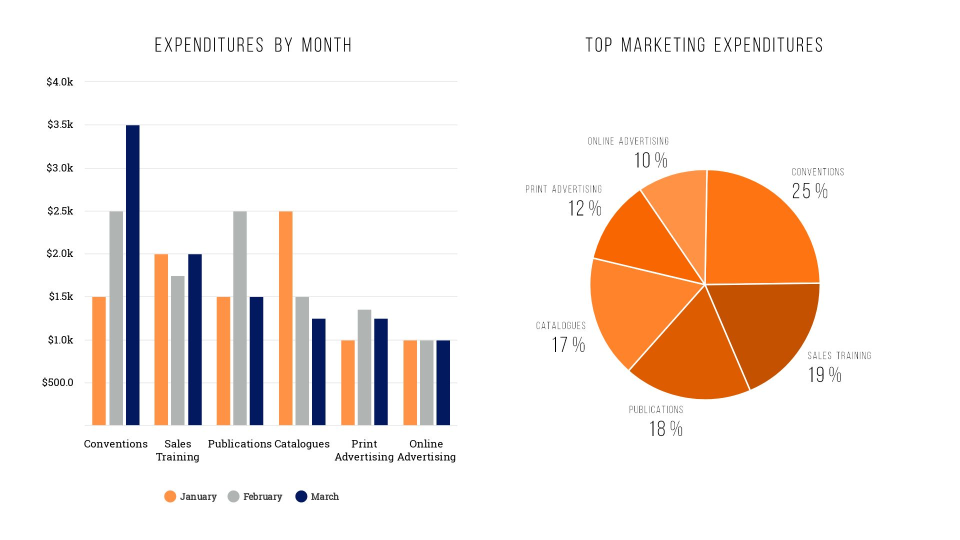
#> input picture backend/source.jpg, 1920 x 1080 px (shown at 1/2 size); its folder holds only this picture in this run
$ python -i main.py   (imports and definitions only)
#> lines starting #> are read from the running program, lines starting #| are printed output that depends on the picture; after the words box and inside, x2 and y2 are one past the last pixel; in counts of white or black regions, pixels touching at a corner belong together
from matplotlib import pyplot as plt
import cv2
import pandas as pd
import numpy as np
from fastapi import FastAPI, Response, Form
from fastapi.responses import FileResponse
from pathlib import Path
from fastapi import File, UploadFile
from typing import Annotated
from fastapi.middleware.cors import CORSMiddleware


# uvicorn main:app --reload
# [8 lines not run here, left out]

debug: bool = False
COLOURS: list[list[float]]|None = None
SEGMENT_MASKS: list[list[bool]]|None = None


# [8 lines left out: function get_image_from_path, not called in this run]

def get_raw_contours(image):
    # converting image into grayscale
    image_grayscale = cv2.cvtColor(image, cv2.COLOR_BGR2GRAY)
    if debug:
        plt.imshow(image_grayscale, cmap = "gray")
        plt.axis('off')
        plt.show()
        plt.close()

    # making everything 1 or 0 depending on the threshold
    _ , normal_mask = cv2.threshold(image_grayscale,240, 255, cv2.THRESH_BINARY_INV)

    normal_mask = cv2.erode(normal_mask, np.ones((7, 7), np.uint8))
    eroded_contours, _ = cv2.findContours(normal_mask, cv2.RETR_EXTERNAL, cv2.CHAIN_APPROX_SIMPLE)

    if debug:
        plt.imshow(normal_mask, cmap = "gray")
        plt.axis('off')
        cv2.imwrite('thresholding.png', cv2.hconcat([image, np.stack((normal_mask, normal_mask, normal_mask), axis=2)]))
        contours_img_before_filtering = normal_mask.copy()
        contours_img_before_filtering = cv2.cvtColor(contours_img_before_filtering, cv2.COLOR_GRAY2BGR)
        cv2.drawContours(contours_img_before_filtering, eroded_contours, -1, (0, 255, 0), 3)
        plt.imshow(contours_img_before_filtering)
        plt.axis('off')
        plt.show()
        plt.close()

    return eroded_contours, normal_mask

def mean_colours_from_raw_contours(image, contours, mask):
    filtered_contours = []
    df_segment_color = pd.DataFrame()
    for idx, contour in enumerate(contours):
        area = int(cv2.contourArea(contour))*3

        # if area is more than the 0.005% of the image :)
        if area > (0.005 * np.prod(image.shape))/100:
            filtered_contours.append(contour)
            masked = np.zeros_like(image[:, :, 0])  # This mask is used to get the mean color of the specific bead (contour)
            cv2.drawContours(masked, [contour], 0, 255, -1)
            [B_mean, G_mean, R_mean], [B_dev, G_dev, R_dev ] = cv2.meanStdDev(image, mask=masked)

            df = pd.DataFrame({'B_mean': B_mean, 'G_mean': G_mean, 'R_mean': R_mean, 'B_dev': B_dev, 'G_dev': G_dev, 'R_dev': R_dev}, index=[idx])
            df_segment_color = pd.concat([df_segment_color, df])

    if debug:
        contours_img_after_filtering = mask.copy()
        contours_img_after_filtering = cv2.cvtColor(contours_img_after_filtering, cv2.COLOR_GRAY2BGR)
        cv2.drawContours(contours_img_after_filtering, tuple(filtered_contours), -1, (0, 255, 0), 3)

        plt.imshow(contours_img_after_filtering)
        plt.axis('off')
        plt.show()
        plt.close()

    return df_segment_color

def assign_colour_idx(df_segment_color, tolerance=15):
    colours: list[list[int]] = []
    df_segment_color['colour_idx'] = None

    for row_index, row in df_segment_color.iterrows():
        b_row = row['B_mean']
        g_row = row['G_mean']
        r_row = row['R_mean']

        matched = False
        for idx in range(len(colours)):
            b, g, r  = colours[idx]
            if (pow(abs(b-b_row),2)+ pow(abs(g - g_row),2) + pow(abs(r - r_row),2)) < tolerance:
                df_segment_color.loc[row_index, 'colour_idx'] = idx
                matched = True
                break

        if not matched:
            df_segment_color.loc[row_index, 'colour_idx'] = len(colours)
            colours.append([b_row, g_row, r_row])
    return df_segment_color, colours

def get_colour_mask(image, contours, label_cnt_idx):
   mask = np.zeros_like(image[:, :, 0])
   cv2.drawContours(mask, [contours[i] for i in label_cnt_idx], -1, (255), -1)
   return mask

def group_colour_mask(image, df_segment_color, contours):
    segment_masks = []
    colours = [] # reusing the array to now actually have the average of the colour
    kernel = np.ones((7, 7), np.uint8)

    for _, df_grouped in df_segment_color.groupby('colour_idx'):
        avg_fcolour = df_grouped[['B_mean', 'G_mean', 'R_mean']].mean()
        # df_grouped are the indices to the figures within a same colour
        segment_masks.append(cv2.dilate(get_colour_mask(image, contours, df_grouped.index), kernel))
        colours.append([avg_fcolour["B_mean"], avg_fcolour["G_mean"], avg_fcolour["R_mean"]])

    return colours, segment_masks


# [21 lines left out: function colours_in_image, not called in this run]

def process_source(image):
    contours, bw_mask = get_raw_contours(image)
    df_segment_color = mean_colours_from_raw_contours(image, contours, bw_mask)
    df_segment_color, colours = assign_colour_idx(df_segment_color)
    colours, segment_masks = group_colour_mask(image, df_segment_color, contours)

    return colours, segment_masks


# def get_click_coordinates(row = 500, col = 1400):
def get_click_coordinates(row = 766, col = 766):
    return row, col

# [6 lines of commented-out code are left out]

def changing_mask(segment_masks, idx):
    return segment_masks[idx-1]

# [16 lines left out: functions change_colour_group, change_colour, not called in this run]


def get_new_colour():
    return [128,0,128]


# @app.get("/1")
# async def root():
#     c_pallete = Path("colour_pallete.png")
#     return FileResponse(c_pallete)

# @app.get("/2")
# async def root():
#     final_pic = Path("color_segmentation_final.png")
#     return FileResponse(final_pic)


# [6 lines left out: function process_colors, not called in this run]

from PIL import Image
# [39 lines not run here, left out]

from PIL import ImageColor
# [62 lines not run here, left out]

>>> import cv2
>>> picture = cv2.imread('source.jpg')
#> picture is the input picture: shape (1080, 1920, 3); mean B, G, R 225.1, 232.1, 243.6
>>> result = process_source(picture)
#> in get_raw_contours, `image_grayscale = cv2.cvtColor(image, cv2.COLOR_BGR2GRAY)`:
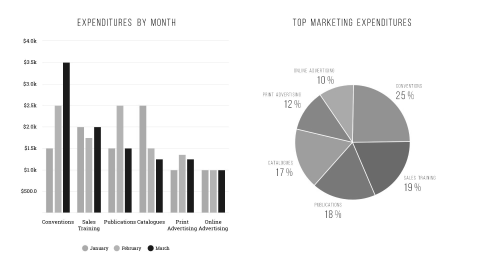
#> image_grayscale: shape (1080, 1920) (shown at 1/4 size); min 0, max 255, mean 234.7
#> in get_raw_contours, `_ , normal_mask = cv2.threshold(image_grayscale,240, 255, cv2.THRESH_B..`:
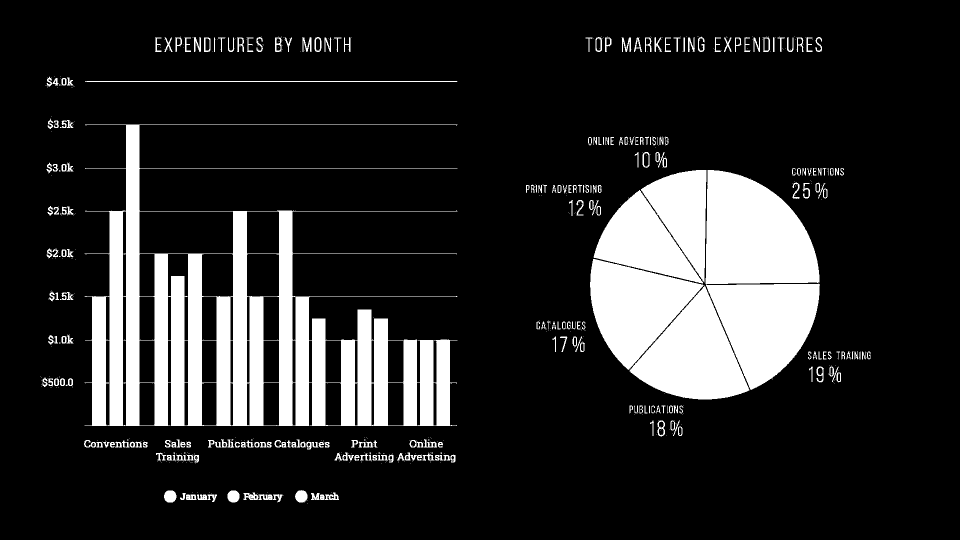
#> normal_mask: shape (1080, 1920) (shown at 1/2 size); 16.4% white; 721 white regions (464 under 20 px), largest, box (x1, y1, x2, y2) and area: (169, 249, 915, 852) 148560, (1180, 340, 1640, 799) 127838, (1187, 340, 1413, 567) 34725
#> in get_raw_contours, `normal_mask = cv2.erode(normal_mask, np.ones((7, 7), np.uint8))`:
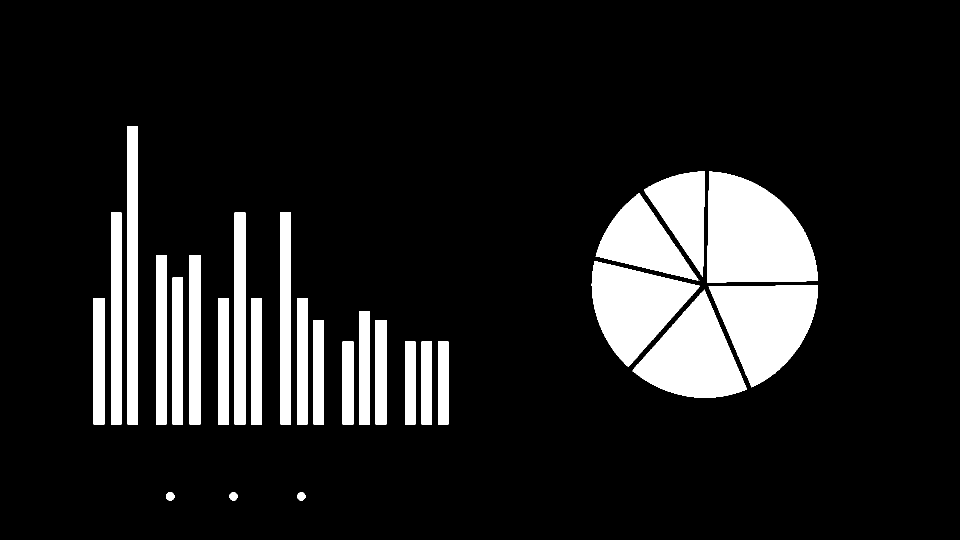
#> normal_mask: shape (1080, 1920) (shown at 1/2 size); 12.5% white; 28 white regions (1 under 20 px)
#> in get_raw_contours, `eroded_contours, _ = cv2.findContours(normal_mask, cv2.RETR_EXTERNAL, ..`: eroded_contours = 28 contours, 1 with area under 20; largest, box (x1, y1, x2, y2) and area: (1414, 343, 1636, 565) 36958, (1417, 571, 1636, 775) 27693, (1265, 579, 1494, 796) 26246, (1183, 522, 1400, 734) 24940, (1191, 386, 1397, 561) 16340
#> in process_source, `contours, bw_mask = get_raw_contours(image)`: contours has the same summary as eroded_contours in get_raw_contours
#> the loop in mean_colours_from_raw_contours, `for idx, contour in enumerate(contours):` made 28 passes
#> (contour, area, B_mean, G_mean, R_mean, B_dev, G_dev, R_dev) on passes 4, 5, 8, 9: ([[843, 683], [843, 848], [863, 848], [863, 683]], 9900, [179.1], [180.2], [176.1], [2.83], [1.26], [2.03]), ([[685, 683], [685, 848], [706, 848], [706, 683]], 10395, [69.01], [146], [254.8], [1.83], [1.17], [0.612]), ([[751, 640], [751, 848], [772, 848], [772, 640]], 13104, [95.12], [24.99], [1.87], [2.82], [0.68], [0.858]), ([[627, 640], [627, 848], [647, 848], [647, 640]], 12480, [95.48], [24.71], [2.22], [1.92], [0.457], [0.997])
#> after the loop in mean_colours_from_raw_contours, `for idx, contour in enumerate(contours):`:
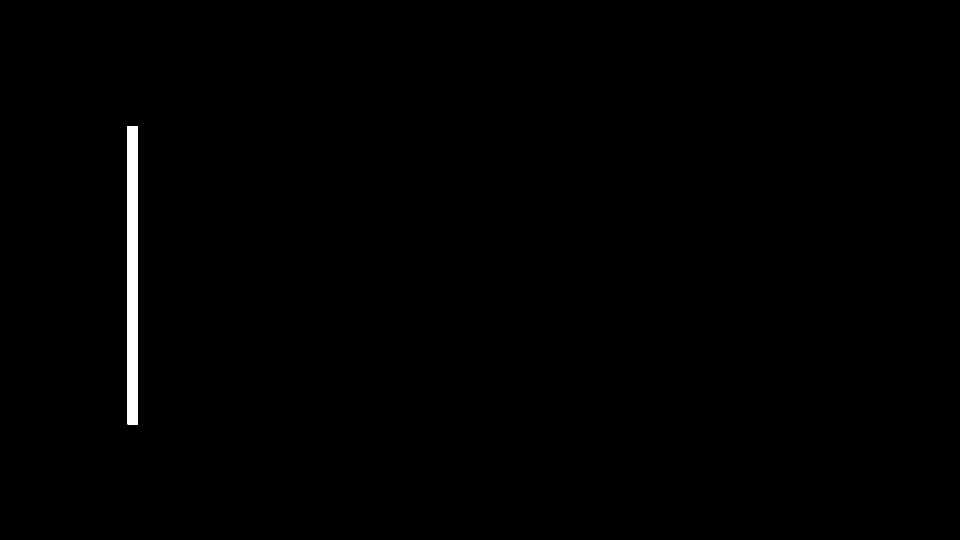
#> masked: shape (1080, 1920) (shown at 1/2 size); 0.6% white; 1 white region
#> after the loop in mean_colours_from_raw_contours, `for idx, contour in enumerate(contours):`: filtered_contours = 27 contours; largest, box (x1, y1, x2, y2) and area: (1414, 343, 1636, 565) 36958, (1417, 571, 1636, 775) 27693, (1265, 579, 1494, 796) 26246, (1183, 522, 1400, 734) 24940, (1191, 386, 1397, 561) 16340
#> in process_source, `df_segment_color = mean_colours_from_raw_contours(image, contours, bw_..`: df_segment_color = table of 27 rows and 6 columns
#> in process_source, `df_segment_color, colours = assign_colour_idx(df_segment_color)`: df_segment_color = table of 27 rows and 7 columns; colours = [[97.34, 24.9, 1.88], [178.9, 180, 176.1], [67.24, 145.8, 253.4], [0.33, 92, 221], [0.258, 80.97, 196], [43.03, 131, 254.7], [1.48, 102, 247.8], [18.04, 116, 253.9]]
#> after the loop in group_colour_mask, `for _, df_grouped in df_segment_color.groupby('colour_idx'):`: colours = [[95.54, 24.93, 2.06], [179.1, 180.1, 176.1], [68.92, 146, 254.5], [0.33, 92, 221], [0.258, 80.97, 196], [43.03, 131, 254.7], [1.48, 102, 247.8], [18.04, 116, 253.9]]; segment_masks = 8 items

$ run again, on backend/colours.jpeg
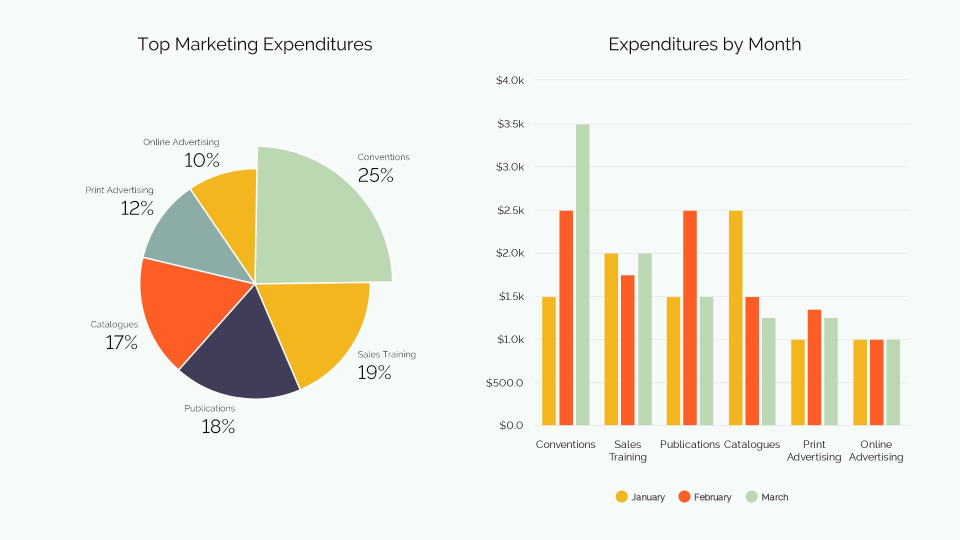
#> input picture backend/colours.jpeg, 1920 x 1080 px (shown at 1/2 size)
#> picture is the input picture: shape (1080, 1920, 3); mean B, G, R 223.4, 234.5, 238
#> in get_raw_contours, `normal_mask = cv2.erode(normal_mask, np.ones((7, 7), np.uint8))`:
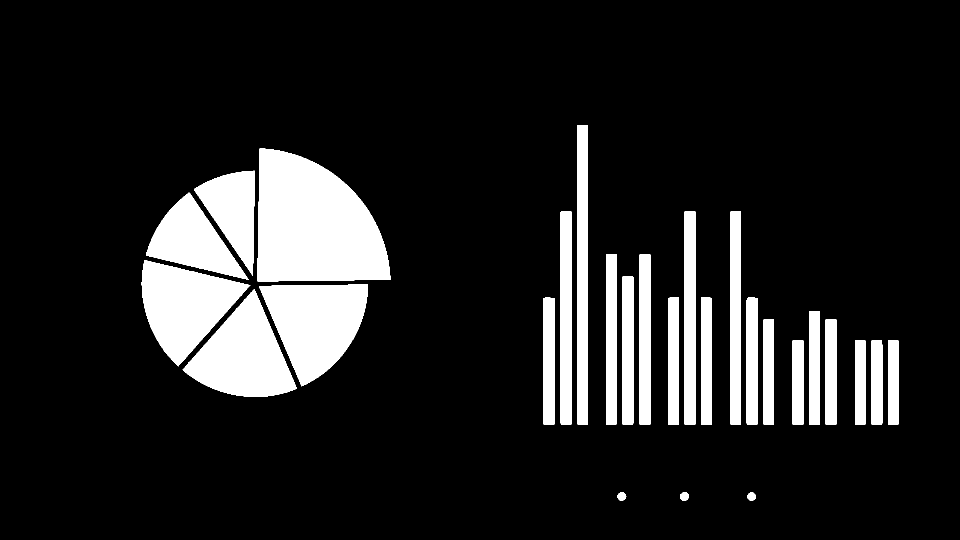
#> normal_mask: shape (1080, 1920) (shown at 1/2 size); 13.4% white; 27 white regions
#> eroded_contours = 27 contours; largest, box (x1, y1, x2, y2) and area: (515, 297, 781, 563) 53430, (518, 569, 736, 773) 27626, (365, 578, 594, 794) 26177, (283, 520, 501, 733) 25009, (292, 385, 498, 560) 16265
#> contours has the same summary as eroded_contours in get_raw_contours
#> the loop in mean_colours_from_raw_contours, `for idx, contour in enumerate(contours):` made 27 passes
#> (contour, area, B_mean, G_mean, R_mean, B_dev, G_dev, R_dev) on passes 4, 6, 7: ([[1776, 681], [1776, 848], [1796, 848], [1796, 681]], 10020, [178], [215.9], [187.9], [1.08], [0.695], [1.03]), ([[1710, 681], [1710, 848], [1730, 848], [1730, 681]], 10020, [30.64], [182], [242.9], [2.12], [1.47], [2.46]), ([[1585, 681], [1585, 848], [1606, 848], [1606, 681]], 10521, [31.08], [181.7], [243.5], [1.62], [0.657], [1.35])
#> after the loop in mean_colours_from_raw_contours, `for idx, contour in enumerate(contours):`:
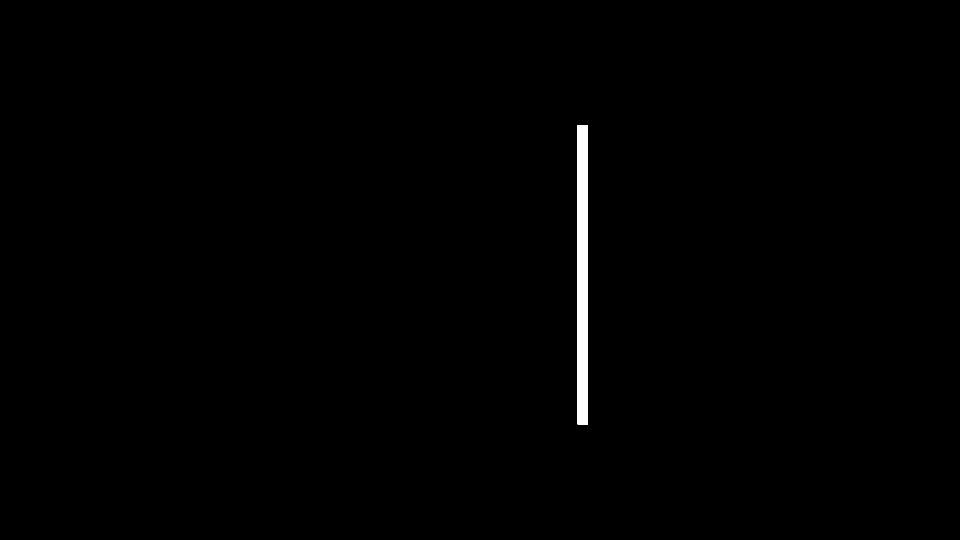
#> masked: shape (1080, 1920) (shown at 1/2 size); 0.61% white; 1 white region
#> after the loop in mean_colours_from_raw_contours, `for idx, contour in enumerate(contours):`: filtered_contours has the same summary as eroded_contours in get_raw_contours
#> in process_source, `df_segment_color = mean_colours_from_raw_contours(image, contours, bw_..`: df_segment_color = table of 27 rows and 6 columns
#> in process_source, `df_segment_color, colours = assign_colour_idx(df_segment_color)`: df_segment_color = table of 27 rows and 7 columns; colours = [[177, 216.2, 186.7], [37.13, 92.73, 253.1], [28.44, 181.7, 244.3], [88.02, 60.92, 65], [167.1, 172.1, 139.9]]
#> after the loop in group_colour_mask, `for _, df_grouped in df_segment_color.groupby('colour_idx'):`: colours = [[177.9, 215.9, 187.7], [37.75, 93.03, 253.6], [30.59, 181.9, 243.2], [88.02, 60.92, 65], [167.1, 172.1, 139.9]]; segment_masks = 5 items

$ run again, on backend/yellows.jpeg
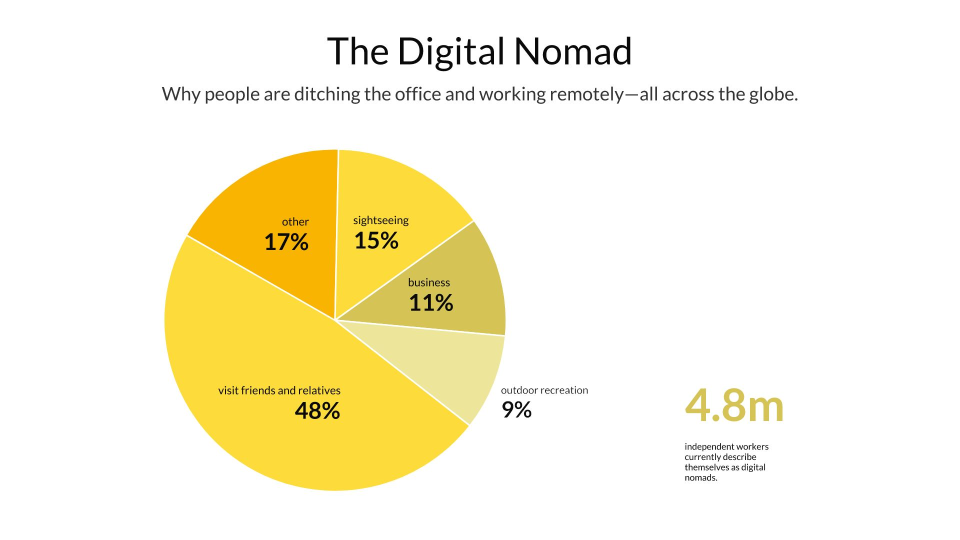
#> input picture backend/yellows.jpeg, 1920 x 1080 px (shown at 1/2 size)
#> picture is the input picture: shape (1080, 1920, 3); mean B, G, R 218.2, 244, 250.1
#> in get_raw_contours, `normal_mask = cv2.erode(normal_mask, np.ones((7, 7), np.uint8))`:
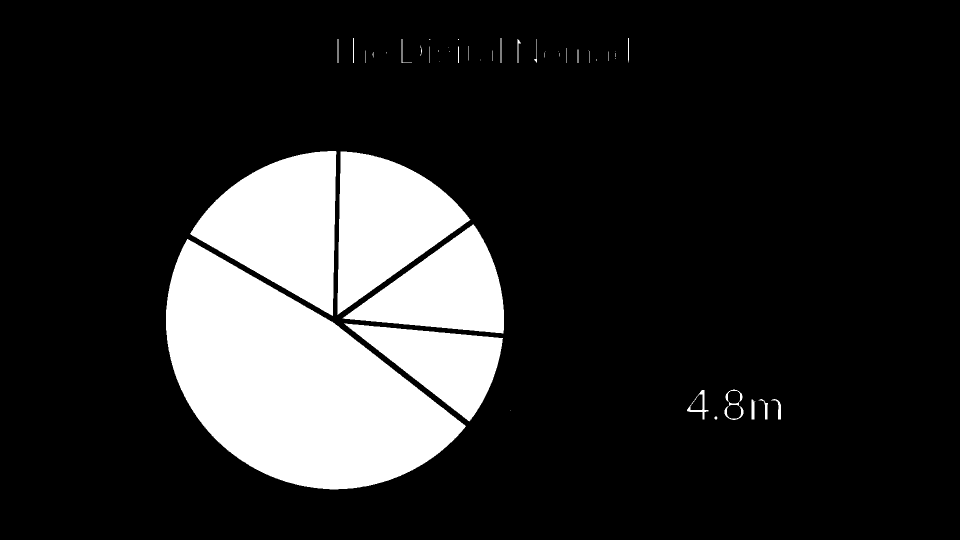
#> normal_mask: shape (1080, 1920) (shown at 1/2 size); 16.6% white; 48 white regions (21 under 20 px)
#> eroded_contours = 48 contours, 29 with area under 20; largest, box (x1, y1, x2, y2) and area: (332, 478, 932, 979) 166324, (380, 302, 673, 632) 57448, (675, 303, 941, 630) 49098, (685, 449, 1008, 667) 36976, (688, 647, 1006, 843) 28700
#> contours has the same summary as eroded_contours in get_raw_contours
#> the loop in mean_colours_from_raw_contours, `for idx, contour in enumerate(contours):` made 48 passes
#> (area, B_mean, G_mean, R_mean, B_dev, G_dev, R_dev, df_segment_color) on passes 3 to 6: (561, [84.03], [194.7], [213], [5.07], [2.37], [2.79], table of 1 rows and 6 columns), (549, [84.43], [195], [214.1], [6.33], [2.95], [3.48], table of 2 rows and 6 columns), (456, [81.45], [195], [214.7], [7.57], [2.22], [2.33], table of 3 rows and 6 columns), (2835, [129.1], [210], [223.9], [66.6], [25.05], [17.5], table of 4 rows and 6 columns)
#> after the loop in mean_colours_from_raw_contours, `for idx, contour in enumerate(contours):`:
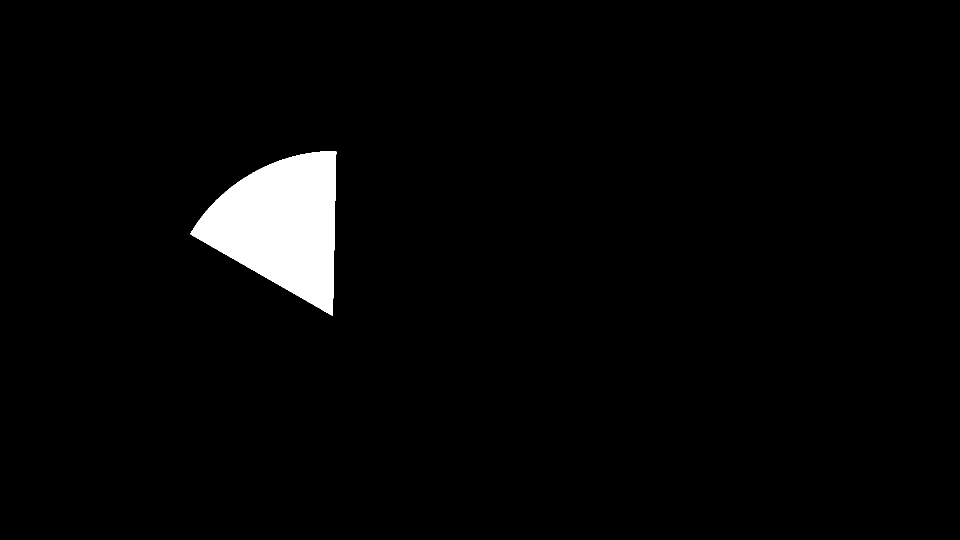
#> masked: shape (1080, 1920) (shown at 1/2 size); 2.8% white; 1 white region
#> after the loop in mean_colours_from_raw_contours, `for idx, contour in enumerate(contours):`: filtered_contours = 10 contours; largest, box (x1, y1, x2, y2) and area: (332, 478, 932, 979) 166324, (380, 302, 673, 632) 57448, (675, 303, 941, 630) 49098, (685, 449, 1008, 667) 36976, (688, 647, 1006, 843) 28700
#> in process_source, `df_segment_color = mean_colours_from_raw_contours(image, contours, bw_..`: df_segment_color = table of 10 rows and 6 columns
#> in process_source, `df_segment_color, colours = assign_colour_idx(df_segment_color)`: df_segment_color = table of 10 rows and 7 columns; colours = [[84.03, 194.7, 213], [129.1, 210, 223.9], [152, 218.2, 229.1], [154, 229, 237.1], [58.56, 216.1, 249.5], [82.49, 187.8, 205.1], [57.88, 211.9, 244.6], [2.18, 176.1, 243.4]]
#> after the loop in group_colour_mask, `for _, df_grouped in df_segment_color.groupby('colour_idx'):`: colours = [[83.3, 194.9, 213.9], [129.1, 210, 223.9], [152, 218.2, 229.1], [154, 229, 237.1], [58.56, 216.1, 249.5], [82.49, 187.8, 205.1], [57.88, 211.9, 244.6], [2.18, 176.1, 243.4]]; segment_masks = 8 items
